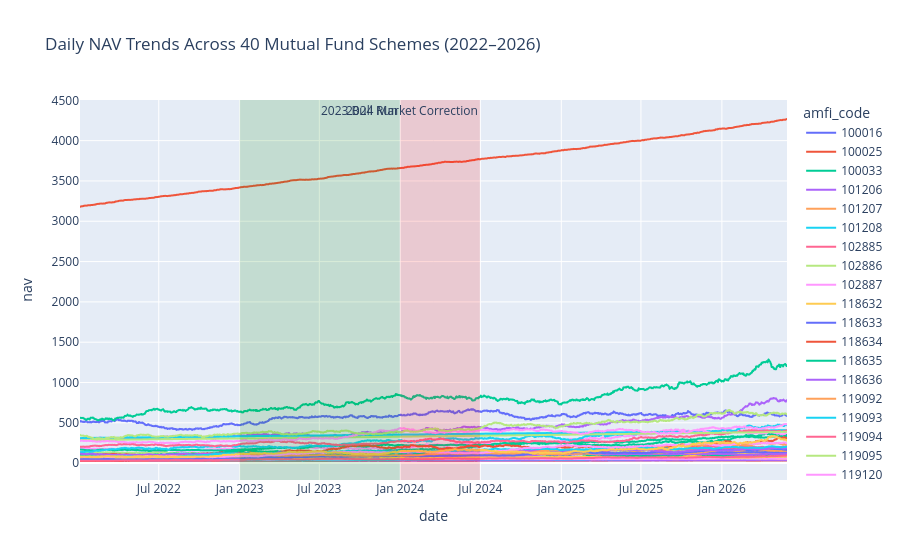

Here is the notebook cell this chart was saved with:
### Code cell
import pandas as pd
import plotly.express as px

df = pd.read_csv('../data/processed/02_nav_history_cleaned.csv')
df['date'] = pd.to_datetime(df['date'])
fig = px.line( df,x='date',y='nav',color='amfi_code',title='Daily NAV Trends Across 40 Mutual Fund Schemes (2022–2026)')
fig.add_vrect(x0='2023-01-01', x1='2023-12-31', annotation_text='2023 Bull Run', fillcolor='green', opacity=0.15, line_width=0)
fig.add_vrect( x0='2024-01-01', x1='2024-06-30', annotation_text='2024 Market Correction', fillcolor='red', opacity=0.15, line_width=0)
fig.show()

### Figure 1 — Plotly figure (JSON) as saved in the notebook; plotly's stock layout.template omitted (floating-point values rounded to 4 significant figures; data arrays with more than 128 entries replaced by an {"elided": "..."} marker saying what was removed)
{"data": [{"hovertemplate": "amfi_code=100016<br>date=%{x}<br>nav=%{y}<extra></extra>", "legendgroup": "100016", "line": {"color": "#636efa", "dash": "solid"}, "marker": {"symbol": "circle"}, "mode": "lines", "name": "100016", "showlegend": true, "type": "scattergl", "x": {"elided": "1150 str values"}, "xaxis": "x", "y": {"elided": "1150 float values"}, "yaxis": "y"}, {"hovertemplate": "amfi_code=100025<br>date=%{x}<br>nav=%{y}<extra></extra>", "legendgroup": "100025", "line": {"color": "#EF553B", "dash": "solid"}, "marker": {"symbol": "circle"}, "mode": "lines", "name": "100025", "showlegend": true, "type": "scattergl", "x": {"elided": "1150 str values"}, "xaxis": "x", "y": {"elided": "1150 float values"}, "yaxis": "y"}, {"hovertemplate": "amfi_code=100033<br>date=%{x}<br>nav=%{y}<extra></extra>", "legendgroup": "100033", "line": {"color": "#00cc96", "dash": "solid"}, "marker": {"symbol": "circle"}, "mode": "lines", "name": "100033", "showlegend": true, "type": "scattergl", "x": {"elided": "1150 str values"}, "xaxis": "x", "y": {"elided": "1150 float values"}, "yaxis": "y"}, {"hovertemplate": "amfi_code=101206<br>date=%{x}<br>nav=%{y}<extra></extra>", "legendgroup": "101206", "line": {"color": "#ab63fa", "dash": "solid"}, "marker": {"symbol": "circle"}, "mode": "lines", "name": "101206", "showlegend": true, "type": "scattergl", "x": {"elided": "1150 str values"}, "xaxis": "x", "y": {"elided": "1150 float values"}, "yaxis": "y"}, {"hovertemplate": "amfi_code=101207<br>date=%{x}<br>nav=%{y}<extra></extra>", "legendgroup": "101207", "line": {"color": "#FFA15A", "dash": "solid"}, "marker": {"symbol": "circle"}, "mode": "lines", "name": "101207", "showlegend": true, "type": "scattergl", "x": {"elided": "1150 str values"}, "xaxis": "x", "y": {"elided": "1150 float values"}, "yaxis": "y"}, {"hovertemplate": "amfi_code=101208<br>date=%{x}<br>nav=%{y}<extra></extra>", "legendgroup": "101208", "line": {"color": "#19d3f3", "dash": "solid"}, "marker": {"symbol": "circle"}, "mode": "lines", "name": "101208", "showlegend": true, "type": "scattergl", "x": {"elided": "1150 str values"}, "xaxis": "x", "y": {"elided": "1150 float values"}, "yaxis": "y"}, {"hovertemplate": "amfi_code=102885<br>date=%{x}<br>nav=%{y}<extra></extra>", "legendgroup": "102885", "line": {"color": "#FF6692", "dash": "solid"}, "marker": {"symbol": "circle"}, "mode": "lines", "name": "102885", "showlegend": true, "type": "scattergl", "x": {"elided": "1150 str values"}, "xaxis": "x", "y": {"elided": "1150 float values"}, "yaxis": "y"}, {"hovertemplate": "amfi_code=102886<br>date=%{x}<br>nav=%{y}<extra></extra>", "legendgroup": "102886", "line": {"color": "#B6E880", "dash": "solid"}, "marker": {"symbol": "circle"}, "mode": "lines", "name": "102886", "showlegend": true, "type": "scattergl", "x": {"elided": "1150 str values"}, "xaxis": "x", "y": {"elided": "1150 float values"}, "yaxis": "y"}, {"hovertemplate": "amfi_code=102887<br>date=%{x}<br>nav=%{y}<extra></extra>", "legendgroup": "102887", "line": {"color": "#FF97FF", "dash": "solid"}, "marker": {"symbol": "circle"}, "mode": "lines", "name": "102887", "showlegend": true, "type": "scattergl", "x": {"elided": "1150 str values"}, "xaxis": "x", "y": {"elided": "1150 float values"}, "yaxis": "y"}, {"hovertemplate": "amfi_code=118632<br>date=%{x}<br>nav=%{y}<extra></extra>", "legendgroup": "118632", "line": {"color": "#FECB52", "dash": "solid"}, "marker": {"symbol": "circle"}, "mode": "lines", "name": "118632", "showlegend": true, "type": "scattergl", "x": {"elided": "1150 str values"}, "xaxis": "x", "y": {"elided": "1150 float values"}, "yaxis": "y"}, {"hovertemplate": "amfi_code=118633<br>date=%{x}<br>nav=%{y}<extra></extra>", "legendgroup": "118633", "line": {"color": "#636efa", "dash": "solid"}, "marker": {"symbol": "circle"}, "mode": "lines", "name": "118633", "showlegend": true, "type": "scattergl", "x": {"elided": "1150 str values"}, "xaxis": "x", "y": {"elided": "1150 float values"}, "yaxis": "y"}, {"hovertemplate": "amfi_code=118634<br>date=%{x}<br>nav=%{y}<extra></extra>", "legendgroup": "118634", "line": {"color": "#EF553B", "dash": "solid"}, "marker": {"symbol": "circle"}, "mode": "lines", "name": "118634", "showlegend": true, "type": "scattergl", "x": {"elided": "1150 str values"}, "xaxis": "x", "y": {"elided": "1150 float values"}, "yaxis": "y"}, {"hovertemplate": "amfi_code=118635<br>date=%{x}<br>nav=%{y}<extra></extra>", "legendgroup": "118635", "line": {"color": "#00cc96", "dash": "solid"}, "marker": {"symbol": "circle"}, "mode": "lines", "name": "118635", "showlegend": true, "type": "scattergl", "x": {"elided": "1150 str values"}, "xaxis": "x", "y": {"elided": "1150 float values"}, "yaxis": "y"}, {"hovertemplate": "amfi_code=118636<br>date=%{x}<br>nav=%{y}<extra></extra>", "legendgroup": "118636", "line": {"color": "#ab63fa", "dash": "solid"}, "marker": {"symbol": "circle"}, "mode": "lines", "name": "118636", "showlegend": true, "type": "scattergl", "x": {"elided": "1150 str values"}, "xaxis": "x", "y": {"elided": "1150 float values"}, "yaxis": "y"}, {"hovertemplate": "amfi_code=119092<br>date=%{x}<br>nav=%{y}<extra></extra>", "legendgroup": "119092", "line": {"color": "#FFA15A", "dash": "solid"}, "marker": {"symbol": "circle"}, "mode": "lines", "name": "119092", "showlegend": true, "type": "scattergl", "x": {"elided": "1150 str values"}, "xaxis": "x", "y": {"elided": "1150 float values"}, "yaxis": "y"}, {"hovertemplate": "amfi_code=119093<br>date=%{x}<br>nav=%{y}<extra></extra>", "legendgroup": "119093", "line": {"color": "#19d3f3", "dash": "solid"}, "marker": {"symbol": "circle"}, "mode": "lines", "name": "119093", "showlegend": true, "type": "scattergl", "x": {"elided": "1150 str values"}, "xaxis": "x", "y": {"elided": "1150 float values"}, "yaxis": "y"}, {"hovertemplate": "amfi_code=119094<br>date=%{x}<br>nav=%{y}<extra></extra>", "legendgroup": "119094", "line": {"color": "#FF6692", "dash": "solid"}, "marker": {"symbol": "circle"}, "mode": "lines", "name": "119094", "showlegend": true, "type": "scattergl", "x": {"elided": "1150 str values"}, "xaxis": "x", "y": {"elided": "1150 float values"}, "yaxis": "y"}, {"hovertemplate": "amfi_code=119095<br>date=%{x}<br>nav=%{y}<extra></extra>", "legendgroup": "119095", "line": {"color": "#B6E880", "dash": "solid"}, "marker": {"symbol": "circle"}, "mode": "lines", "name": "119095", "showlegend": true, "type": "scattergl", "x": {"elided": "1150 str values"}, "xaxis": "x", "y": {"elided": "1150 float values"}, "yaxis": "y"}, {"hovertemplate": "amfi_code=119120<br>date=%{x}<br>nav=%{y}<extra></extra>", "legendgroup": "119120", "line": {"color": "#FF97FF", "dash": "solid"}, "marker": {"symbol": "circle"}, "mode": "lines", "name": "119120", "showlegend": true, "type": "scattergl", "x": {"elided": "1150 str values"}, "xaxis": "x", "y": {"elided": "1150 float values"}, "yaxis": "y"}, {"hovertemplate": "amfi_code=119551<br>date=%{x}<br>nav=%{y}<extra></extra>", "legendgroup": "119551", "line": {"color": "#FECB52", "dash": "solid"}, "marker": {"symbol": "circle"}, "mode": "lines", "name": "119551", "showlegend": true, "type": "scattergl", "x": {"elided": "1150 str values"}, "xaxis": "x", "y": {"elided": "1150 float values"}, "yaxis": "y"}, {"hovertemplate": "amfi_code=119552<br>date=%{x}<br>nav=%{y}<extra></extra>", "legendgroup": "119552", "line": {"color": "#636efa", "dash": "solid"}, "marker": {"symbol": "circle"}, "mode": "lines", "name": "119552", "showlegend": true, "type": "scattergl", "x": {"elided": "1150 str values"}, "xaxis": "x", "y": {"elided": "1150 float values"}, "yaxis": "y"}, {"hovertemplate": "amfi_code=119598<br>date=%{x}<br>nav=%{y}<extra></extra>", "legendgroup": "119598", "line": {"color": "#EF553B", "dash": "solid"}, "marker": {"symbol": "circle"}, "mode": "lines", "name": "119598", "showlegend": true, "type": "scattergl", "x": {"elided": "1150 str values"}, "xaxis": "x", "y": {"elided": "1150 float values"}, "yaxis": "y"}, {"hovertemplate": "amfi_code=119599<br>date=%{x}<br>nav=%{y}<extra></extra>", "legendgroup": "119599", "line": {"color": "#00cc96", "dash": "solid"}, "marker": {"symbol": "circle"}, "mode": "lines", "name": "119599", "showlegend": true, "type": "scattergl", "x": {"elided": "1150 str values"}, "xaxis": "x", "y": {"elided": "1150 float values"}, "yaxis": "y"}, {"hovertemplate": "amfi_code=120503<br>date=%{x}<br>nav=%{y}<extra></extra>", "legendgroup": "120503", "line": {"color": "#ab63fa", "dash": "solid"}, "marker": {"symbol": "circle"}, "mode": "lines", "name": "120503", "showlegend": true, "type": "scattergl", "x": {"elided": "1150 str values"}, "xaxis": "x", "y": {"elided": "1150 float values"}, "yaxis": "y"}, {"hovertemplate": "amfi_code=120504<br>date=%{x}<br>nav=%{y}<extra></extra>", "legendgroup": "120504", "line": {"color": "#FFA15A", "dash": "solid"}, "marker": {"symbol": "circle"}, "mode": "lines", "name": "120504", "showlegend": true, "type": "scattergl", "x": {"elided": "1150 str values"}, "xaxis": "x", "y": {"elided": "1150 float values"}, "yaxis": "y"}, {"hovertemplate": "amfi_code=120505<br>date=%{x}<br>nav=%{y}<extra></extra>", "legendgroup": "120505", "line": {"color": "#19d3f3", "dash": "solid"}, "marker": {"symbol": "circle"}, "mode": "lines", "name": "120505", "showlegend": true, "type": "scattergl", "x": {"elided": "1150 str values"}, "xaxis": "x", "y": {"elided": "1150 float values"}, "yaxis": "y"}, {"hovertemplate": "amfi_code=120506<br>date=%{x}<br>nav=%{y}<extra></extra>", "legendgroup": "120506", "line": {"color": "#FF6692", "dash": "solid"}, "marker": {"symbol": "circle"}, "mode": "lines", "name": "120506", "showlegend": true, "type": "scattergl", "x": {"elided": "1150 str values"}, "xaxis": "x", "y": {"elided": "1150 float values"}, "yaxis": "y"}, {"hovertemplate": "amfi_code=120507<br>date=%{x}<br>nav=%{y}<extra></extra>", "legendgroup": "120507", "line": {"color": "#B6E880", "dash": "solid"}, "marker": {"symbol": "circle"}, "mode": "lines", "name": "120507", "showlegend": true, "type": "scattergl", "x": {"elided": "1150 str values"}, "xaxis": "x", "y": {"elided": "1150 float values"}, "yaxis": "y"}, {"hovertemplate": "amfi_code=120841<br>date=%{x}<br>nav=%{y}<extra></extra>", "legendgroup": "120841", "line": {"color": "#FF97FF", "dash": "solid"}, "marker": {"symbol": "circle"}, "mode": "lines", "name": "120841", "showlegend": true, "type": "scattergl", "x": {"elided": "1150 str values"}, "xaxis": "x", "y": {"elided": "1150 float values"}, "yaxis": "y"}, {"hovertemplate": "amfi_code=120842<br>date=%{x}<br>nav=%{y}<extra></extra>", "legendgroup": "120842", "line": {"color": "#FECB52", "dash": "solid"}, "marker": {"symbol": "circle"}, "mode": "lines", "name": "120842", "showlegend": true, "type": "scattergl", "x": {"elided": "1150 str values"}, "xaxis": "x", "y": {"elided": "1150 float values"}, "yaxis": "y"}, {"hovertemplate": "amfi_code=120843<br>date=%{x}<br>nav=%{y}<extra></extra>", "legendgroup": "120843", "line": {"color": "#636efa", "dash": "solid"}, "marker": {"symbol": "circle"}, "mode": "lines", "name": "120843", "showlegend": true, "type": "scattergl", "x": {"elided": "1150 str values"}, "xaxis": "x", "y": {"elided": "1150 float values"}, "yaxis": "y"}, {"hovertemplate": "amfi_code=120844<br>date=%{x}<br>nav=%{y}<extra></extra>", "legendgroup": "120844", "line": {"color": "#EF553B", "dash": "solid"}, "marker": {"symbol": "circle"}, "mode": "lines", "name": "120844", "showlegend": true, "type": "scattergl", "x": {"elided": "1150 str values"}, "xaxis": "x", "y": {"elided": "1150 float values"}, "yaxis": "y"}, {"hovertemplate": "amfi_code=125497<br>date=%{x}<br>nav=%{y}<extra></extra>", "legendgroup": "125497", "line": {"color": "#00cc96", "dash": "solid"}, "marker": {"symbol": "circle"}, "mode": "lines", "name": "125497", "showlegend": true, "type": "scattergl", "x": {"elided": "1150 str values"}, "xaxis": "x", "y": {"elided": "1150 float values"}, "yaxis": "y"}, {"hovertemplate": "amfi_code=125498<br>date=%{x}<br>nav=%{y}<extra></extra>", "legendgroup": "125498", "line": {"color": "#ab63fa", "dash": "solid"}, "marker": {"symbol": "circle"}, "mode": "lines", "name": "125498", "showlegend": true, "type": "scattergl", "x": {"elided": "1150 str values"}, "xaxis": "x", "y": {"elided": "1150 float values"}, "yaxis": "y"}, {"hovertemplate": "amfi_code=148567<br>date=%{x}<br>nav=%{y}<extra></extra>", "legendgroup": "148567", "line": {"color": "#FFA15A", "dash": "solid"}, "marker": {"symbol": "circle"}, "mode": "lines", "name": "148567", "showlegend": true, "type": "scattergl", "x": {"elided": "1150 str values"}, "xaxis": "x", "y": {"elided": "1150 float values"}, "yaxis": "y"}, {"hovertemplate": "amfi_code=148568<br>date=%{x}<br>nav=%{y}<extra></extra>", "legendgroup": "148568", "line": {"color": "#19d3f3", "dash": "solid"}, "marker": {"symbol": "circle"}, "mode": "lines", "name": "148568", "showlegend": true, "type": "scattergl", "x": {"elided": "1150 str values"}, "xaxis": "x", "y": {"elided": "1150 float values"}, "yaxis": "y"}, {"hovertemplate": "amfi_code=148569<br>date=%{x}<br>nav=%{y}<extra></extra>", "legendgroup": "148569", "line": {"color": "#FF6692", "dash": "solid"}, "marker": {"symbol": "circle"}, "mode": "lines", "name": "148569", "showlegend": true, "type": "scattergl", "x": {"elided": "1150 str values"}, "xaxis": "x", "y": {"elided": "1150 float values"}, "yaxis": "y"}, {"hovertemplate": "amfi_code=149322<br>date=%{x}<br>nav=%{y}<extra></extra>", "legendgroup": "149322", "line": {"color": "#B6E880", "dash": "solid"}, "marker": {"symbol": "circle"}, "mode": "lines", "name": "149322", "showlegend": true, "type": "scattergl", "x": {"elided": "1150 str values"}, "xaxis": "x", "y": {"elided": "1150 float values"}, "yaxis": "y"}, {"hovertemplate": "amfi_code=149323<br>date=%{x}<br>nav=%{y}<extra></extra>", "legendgroup": "149323", "line": {"color": "#FF97FF", "dash": "solid"}, "marker": {"symbol": "circle"}, "mode": "lines", "name": "149323", "showlegend": true, "type": "scattergl", "x": {"elided": "1150 str values"}, "xaxis": "x", "y": {"elided": "1150 float values"}, "yaxis": "y"}, {"hovertemplate": "amfi_code=149324<br>date=%{x}<br>nav=%{y}<extra></extra>", "legendgroup": "149324", "line": {"color": "#FECB52", "dash": "solid"}, "marker": {"symbol": "circle"}, "mode": "lines", "name": "149324", "showlegend": true, "type": "scattergl", "x": {"elided": "1150 str values"}, "xaxis": "x", "y": {"elided": "1150 float values"}, "yaxis": "y"}], "layout": {"annotations": [{"showarrow": false, "text": "2023 Bull Run", "x": "2023-12-31", "xanchor": "right", "xref": "x", "y": 1, "yanchor": "top", "yref": "y domain"}, {"showarrow": false, "text": "2024 Market Correction", "x": "2024-06-30", "xanchor": "right", "xref": "x", "y": 1, "yanchor": "top", "yref": "y domain"}], "legend": {"title": {"text": "amfi_code"}, "tracegroupgap": 0}, "shapes": [{"fillcolor": "green", "line": {"width": 0}, "opacity": 0.15, "type": "rect", "x0": "2023-01-01", "x1": "2023-12-31", "xref": "x", "y0": 0, "y1": 1, "yref": "y domain"}, {"fillcolor": "red", "line": {"width": 0}, "opacity": 0.15, "type": "rect", "x0": "2024-01-01", "x1": "2024-06-30", "xref": "x", "y0": 0, "y1": 1, "yref": "y domain"}], "title": {"text": "Daily NAV Trends Across 40 Mutual Fund Schemes (2022–2026)"}, "xaxis": {"anchor": "y", "domain": [0, 1], "title": {"text": "date"}}, "yaxis": {"anchor": "x", "domain": [0, 1], "title": {"text": "nav"}}}}
